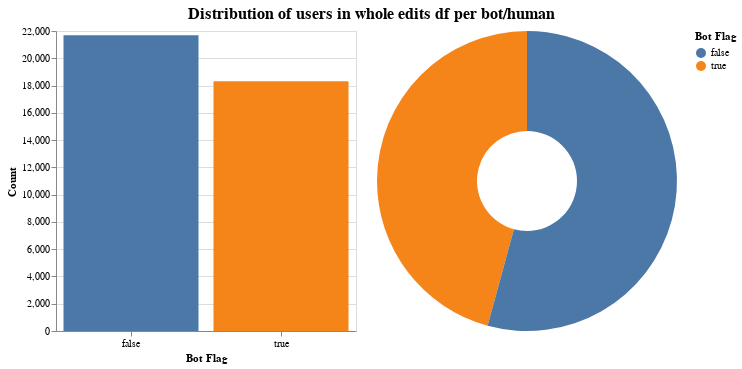

The code cell stored with this chart in its notebook:
### Code cell
plot_user_distributions(edits_df, "whole edits df")

### Figure 1 — Vega-Lite specification as saved in the notebook (floating-point values rounded to 4 significant figures)
{"config": {"view": {"continuousWidth": 300, "continuousHeight": 300}}, "hconcat": [{"mark": {"type": "bar"}, "encoding": {"color": {"field": "bot", "type": "nominal"}, "x": {"axis": {"labelAngle": 0}, "field": "bot", "title": "Bot Flag", "type": "nominal"}, "y": {"field": "count", "title": "Count", "type": "quantitative"}}, "height": 300, "width": 300}, {"mark": {"type": "arc", "innerRadius": 50}, "encoding": {"color": {"field": "bot", "title": "Bot Flag", "type": "nominal"}, "theta": {"field": "count", "title": "Count", "type": "quantitative"}, "tooltip": [{"field": "count", "title": "Count", "type": "quantitative"}, {"field": "pct", "format": "0.2%", "title": "Ratio", "type": "quantitative"}]}, "height": 300, "width": 300}], "data": {"name": "data-5a93d8a6f030e828a22c9f24e4091e2f"}, "title": {"text": "Distribution of users in whole edits df per bot/human", "anchor": "middle", "fontSize": 16}, "$schema": "https://vega.github.io/schema/vega-lite/v5.20.1.json", "datasets": {"data-5a93d8a6f030e828a22c9f24e4091e2f": [{"bot": true, "count": 18310, "pct": 0.4577}, {"bot": false, "count": 21691, "pct": 0.5423}]}}
